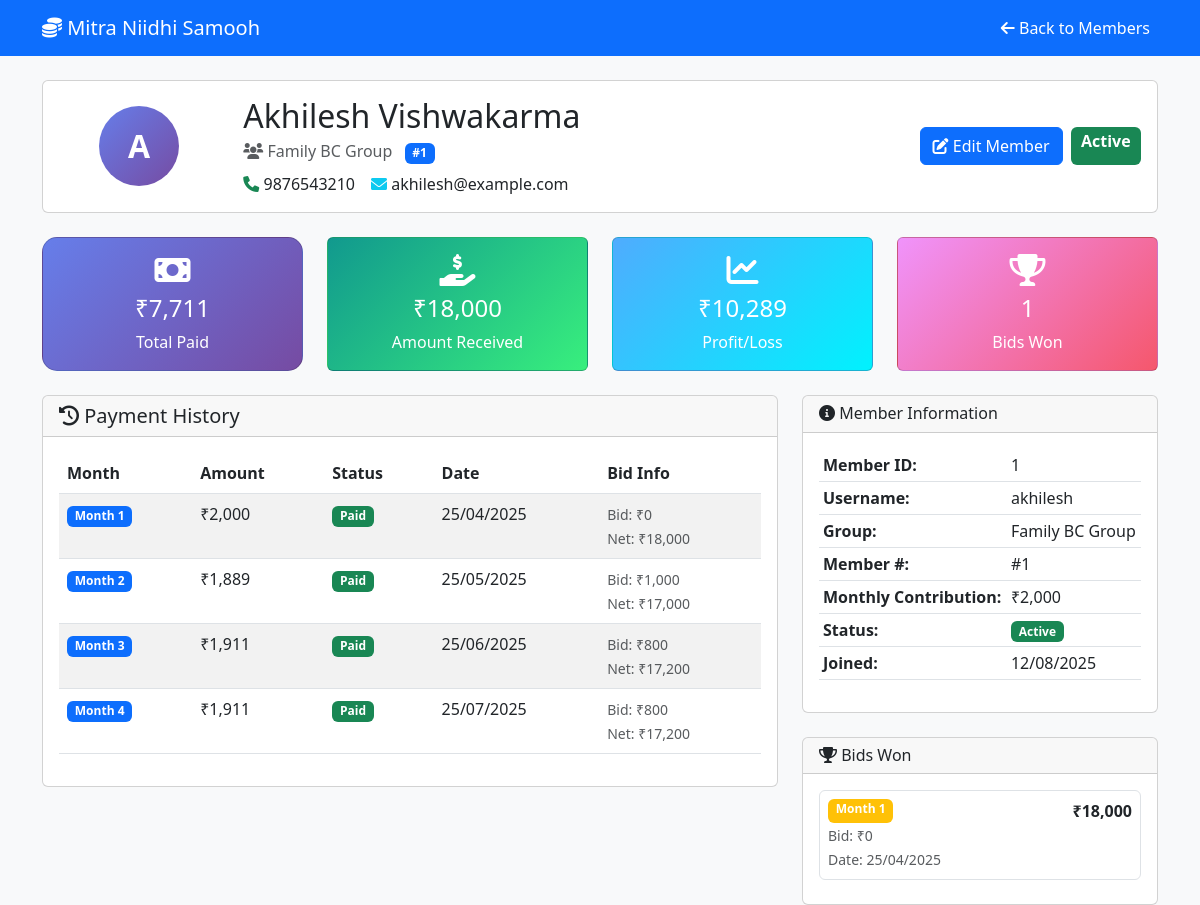
The app's page /admin_member_details.php?id=1 (signed in) with its own data.
### tables this page shows
CREATE TABLE member_summary (
    id INT AUTO_INCREMENT PRIMARY KEY,
    group_id INT NOT NULL,
    member_id INT NOT NULL,
    total_paid DECIMAL(10,2) DEFAULT 0,
    given_amount DECIMAL(10,2) DEFAULT 0,
    profit DECIMAL(10,2) DEFAULT 0,
    FOREIGN KEY (group_id) REFERENCES bc_groups(id) ON DELETE CASCADE,
    FOREIGN KEY (member_id) REFERENCES members(id) ON DELETE CASCADE,
    UNIQUE KEY unique_summary_per_member (group_id, member_id)
);

CREATE TABLE members (
    id INT AUTO_INCREMENT PRIMARY KEY,
    group_id INT NOT NULL,
    member_name VARCHAR(100) NOT NULL,
    member_number INT NOT NULL,
    username VARCHAR(50),
    password VARCHAR(255),
    phone VARCHAR(15),
    email VARCHAR(100),
    status ENUM('active', 'inactive') DEFAULT 'active',
    created_at TIMESTAMP DEFAULT CURRENT_TIMESTAMP,
    FOREIGN KEY (group_id) REFERENCES bc_groups(id) ON DELETE CASCADE,
    UNIQUE KEY unique_member_per_group (group_id, member_number),
    UNIQUE KEY unique_username (username)
);

CREATE TABLE bc_groups (
    id INT AUTO_INCREMENT PRIMARY KEY,
    group_name VARCHAR(100) NOT NULL,
    total_members INT NOT NULL,
    monthly_contribution DECIMAL(10,2) NOT NULL,
    total_monthly_collection DECIMAL(10,2) NOT NULL,
    start_date DATE NOT NULL,
    status ENUM('active', 'completed') DEFAULT 'active',
    created_at TIMESTAMP DEFAULT CURRENT_TIMESTAMP
);

CREATE TABLE member_payments (
    id INT AUTO_INCREMENT PRIMARY KEY,
    group_id INT NOT NULL,
    member_id INT NOT NULL,
    month_number INT NOT NULL,
    payment_amount DECIMAL(10,2) NOT NULL,
    payment_status ENUM('paid', 'pending') DEFAULT 'pending',
    payment_date DATE,
    FOREIGN KEY (group_id) REFERENCES bc_groups(id) ON DELETE CASCADE,
    FOREIGN KEY (member_id) REFERENCES members(id) ON DELETE CASCADE,
    UNIQUE KEY unique_payment_per_member_month (group_id, member_id, month_number)
);

CREATE TABLE monthly_bids (
    id INT AUTO_INCREMENT PRIMARY KEY,
    group_id INT NOT NULL,
    month_number INT NOT NULL,
    taken_by_member_id INT,
    is_bid ENUM('Yes', 'No') DEFAULT 'No',
    bid_amount DECIMAL(10,2) DEFAULT 0,
    net_payable DECIMAL(10,2) DEFAULT 0,
    gain_per_member DECIMAL(10,2) DEFAULT 0,
    payment_date DATE,
    FOREIGN KEY (group_id) REFERENCES bc_groups(id) ON DELETE CASCADE,
    FOREIGN KEY (taken_by_member_id) REFERENCES members(id) ON DELETE SET NULL,
    UNIQUE KEY unique_month_per_group (group_id, month_number)
);

### config.php (called while the page is built, shortened)
<?php
function formatCurrency($amount) {
    return '₹' . number_format($amount, 0);
}
function formatDate($date) {
    return date('d/m/Y', strtotime($date));
}
?>

### admin_member_details.php (the view, shortened to what this page needs)
<?php
require_once 'config.php';
$memberId = (int)($_GET['id'] ?? 0);
$pdo = getDB();
$stmt = $pdo->prepare("
    SELECT m.*, g.group_name, g.monthly_contribution, g.total_members, g.status as group_status,
           ms.total_paid, ms.given_amount, ms.profit
    FROM members m
    JOIN bc_groups g ON m.group_id = g.id
    LEFT JOIN member_summary ms ON m.id = ms.member_id
    WHERE m.id = ?
");
$stmt->execute([$memberId]);
$member = $stmt->fetch();
$stmt = $pdo->prepare("
    SELECT mp.*, mb.month_number, mb.bid_amount, mb.net_payable
    FROM member_payments mp
    LEFT JOIN monthly_bids mb ON mp.group_id = mb.group_id AND mp.month_number = mb.month_number
    WHERE mp.member_id = ?
    ORDER BY mp.month_number
");
$stmt->execute([$memberId]);
$payments = $stmt->fetchAll();
$stmt = $pdo->prepare("
    SELECT mb.*, m.member_name as winner_name
    FROM monthly_bids mb
    JOIN members m ON mb.taken_by_member_id = m.id
    WHERE mb.taken_by_member_id = ?
    ORDER BY mb.month_number
");
$stmt->execute([$memberId]);
$bidsWon = $stmt->fetchAll();
$bidsWonCount = count($bidsWon);
?>
<!DOCTYPE html>
<html lang="en">
<head>
    <link href="https://cdn.jsdelivr.net/npm/bootstrap@5.3.0/dist/css/bootstrap.min.css" rel="stylesheet">
    <link href="https://cdnjs.cloudflare.com/ajax/libs/font-awesome/6.0.0/css/all.min.css" rel="stylesheet">
</head>
<body class="bg-light">
    <nav class="navbar navbar-expand-lg navbar-dark bg-primary">
        <div class="container">
            <a class="navbar-brand" href="index.php">
                <i class="fas fa-coins"></i> <?= APP_NAME ?>
            </a>
            <div class="navbar-nav ms-auto">
                <a class="nav-link text-white" href="admin_members.php">
                    <i class="fas fa-arrow-left"></i> Back to Members
                </a>
            </div>
        </div>
    </nav>
    <div class="container mt-4">
        <div class="card mb-4">
            <div class="card-body">
                <div class="row align-items-center">
                    <div class="col-md-2 text-center">
                        <div class="member-avatar mx-auto">
                            <?= strtoupper(substr($member['member_name'], 0, 1)) ?>
                        </div>
                    </div>
                    <div class="col-md-6">
                        <h2 class="mb-1"><?= htmlspecialchars($member['member_name']) ?></h2>
                        <p class="text-muted mb-2">
                            <i class="fas fa-users"></i> <?= htmlspecialchars($member['group_name']) ?>
                            <span class="badge bg-primary ms-2">#<?= $member['member_number'] ?></span>
                        </p>
                        <div class="d-flex gap-3">
                            <?php if ($member['phone']): ?>
                                <span><i class="fas fa-phone text-success"></i> <?= htmlspecialchars($member['phone']) ?></span>
                            <?php endif; ?>
                            <?php if ($member['email']): ?>
                                <span><i class="fas fa-envelope text-info"></i> <?= htmlspecialchars($member['email']) ?></span>
                            <?php endif; ?>
                        </div>
                    </div>
                    <div class="col-md-4 text-end">
                        <div class="d-flex gap-2 justify-content-end">
                            <a href="admin_edit_member.php?id=<?= $member['id'] ?>" class="btn btn-primary">
                                <i class="fas fa-edit"></i> Edit Member
                            </a>
                            <span class="badge bg-<?= $member['status'] === 'active' ? 'success' : 'secondary' ?> fs-6">
                                <?= ucfirst($member['status']) ?>
                            </span>
                        </div>
                    </div>
                </div>
            </div>
        </div>
        <div class="row mb-4">
            <div class="col-md-3">
                <div class="card stat-card">
                    <div class="card-body text-center">
                        <i class="fas fa-money-bill fa-2x mb-2"></i>
                        <h4><?= formatCurrency($member['total_paid'] ?: 0) ?></h4>
                        <p class="mb-0">Total Paid</p>
                    </div>
                </div>
            </div>
            <div class="col-md-3">
                <div class="card stat-card-success">
                    <div class="card-body text-center text-white">
                        <i class="fas fa-hand-holding-usd fa-2x mb-2"></i>
                        <h4><?= formatCurrency($member['given_amount'] ?: 0) ?></h4>
                        <p class="mb-0">Amount Received</p>
                    </div>
                </div>
            </div>
            <div class="col-md-3">
                <div class="card stat-card-<?= ($member['profit'] ?: 0) >= 0 ? 'info' : 'warning' ?>">
                    <div class="card-body text-center text-white">
                        <i class="fas fa-chart-line fa-2x mb-2"></i>
                        <h4><?= formatCurrency($member['profit'] ?: 0) ?></h4>
                        <p class="mb-0">Profit/Loss</p>
                    </div>
                </div>
            </div>
            <div class="col-md-3">
                <div class="card stat-card-warning">
                    <div class="card-body text-center text-white">
                        <i class="fas fa-trophy fa-2x mb-2"></i>
                        <h4><?= $bidsWonCount ?></h4>
                        <p class="mb-0">Bids Won</p>
                    </div>
                </div>
            </div>
        </div>
        <div class="row">
            <div class="col-md-8">
                <div class="card">
                    <div class="card-header">
                        <h5 class="mb-0">
                            <i class="fas fa-history"></i> Payment History
                        </h5>
                    </div>
                    <div class="card-body">
                        <?php if (!empty($payments)): ?>
                            <div class="table-responsive">
                                <table class="table table-striped">
                                    <thead>
                                        <tr>
                                            <th>Month</th>
                                            <th>Amount</th>
                                            <th>Status</th>
                                            <th>Date</th>
                                            <th>Bid Info</th>
                                        </tr>
                                    </thead>
                                    <tbody>
                                        <?php foreach ($payments as $payment): ?>
                                            <tr>
                                                <td>
                                                    <span class="badge bg-primary">Month <?= $payment['month_number'] ?></span>
                                                </td>
                                                <td><?= formatCurrency($payment['payment_amount']) ?></td>
                                                <td>
                                                    <span class="badge bg-<?= $payment['payment_status'] === 'paid' ? 'success' : 'warning' ?>">
                                                        <?= ucfirst($payment['payment_status']) ?>
                                                    </span>
                                                </td>
                                                <td>
                                                    <?= $payment['payment_date'] ? formatDate($payment['payment_date']) : '-' ?>
                                                </td>
                                                <td>
                                                    <?php if ($payment['bid_amount']): ?>
                                                        <small class="text-muted">
                                                            Bid: <?= formatCurrency($payment['bid_amount']) ?><br>
                                                            Net: <?= formatCurrency($payment['net_payable']) ?>
                                                        </small>
                                                    <?php else: ?>
                                                        <span class="text-muted">-</span>
                                                    <?php endif; ?>
                                                </td>
                                            </tr>
                                        <?php endforeach; ?>
                                    </tbody>
                                </table>
                            </div>
                        <?php endif; ?>
                    </div>
                </div>
            </div>
            <div class="col-md-4">
                <div class="card mb-4">
                    <div class="card-header">
                        <h6 class="mb-0">
                            <i class="fas fa-info-circle"></i> Member Information
                        </h6>
                    </div>
                    <div class="card-body">
                        <table class="table table-sm">
                            <tr>
                                <td><strong>Member ID:</strong></td>
                                <td><?= $member['id'] ?></td>
                            </tr>
                            <tr>
                                <td><strong>Username:</strong></td>
                                <td><?= htmlspecialchars($member['username'] ?: 'Not Set') ?></td>
                            </tr>
                            <tr>
                                <td><strong>Group:</strong></td>
                                <td><?= htmlspecialchars($member['group_name']) ?></td>
                            </tr>
                            <tr>
                                <td><strong>Member #:</strong></td>
                                <td>#<?= $member['member_number'] ?></td>
                            </tr>
                            <tr>
                                <td><strong>Monthly Contribution:</strong></td>
                                <td><?= formatCurrency($member['monthly_contribution']) ?></td>
                            </tr>
                            <tr>
                                <td><strong>Status:</strong></td>
                                <td>
                                    <span class="badge bg-<?= $member['status'] === 'active' ? 'success' : 'secondary' ?>">
                                        <?= ucfirst($member['status']) ?>
                                    </span>
                                </td>
                            </tr>
                            <tr>
                                <td><strong>Joined:</strong></td>
                                <td><?= formatDate($member['created_at']) ?></td>
                            </tr>
                        </table>
                    </div>
                </div>
                <div class="card">
                    <div class="card-header">
                        <h6 class="mb-0">
                            <i class="fas fa-trophy"></i> Bids Won
                        </h6>
                    </div>
                    <div class="card-body">
                        <?php if (!empty($bidsWon)): ?>
                            <?php foreach ($bidsWon as $bid): ?>
                                <div class="border rounded p-2 mb-2">
                                    <div class="d-flex justify-content-between">
                                        <span class="badge bg-warning">Month <?= $bid['month_number'] ?></span>
                                        <strong><?= formatCurrency($bid['net_payable']) ?></strong>
                                    </div>
                                    <small class="text-muted">
                                        Bid: <?= formatCurrency($bid['bid_amount']) ?><br>
                                        Date: <?= formatDate($bid['payment_date']) ?>
                                    </small>
                                </div>
                            <?php endforeach; ?>
                        <?php endif; ?>
                    </div>
                </div>
            </div>
        </div>
    </div>
</body>
</html>

### admin_member_details.php (style rules this page uses)
.member-avatar { width: 80px; height: 80px; border-radius: 50%; background: linear-gradient(135deg, #667eea 0%, #764ba2 100%); display: flex; align-items: center; justify-content: center; color: white; font-weight: bold; font-size: 2rem; }
.stat-card { background: linear-gradient(135deg, #667eea 0%, #764ba2 100%); color: white; border-radius: 15px; }
.stat-card-success { background: linear-gradient(135deg, #11998e 0%, #38ef7d 100%); }
.stat-card-warning { background: linear-gradient(135deg, #f093fb 0%, #f5576c 100%); }
.stat-card-info { background: linear-gradient(135deg, #4facfe 0%, #00f2fe 100%); }

### records on screen
member_summary: member.member_name "A", member.member_name "Akhilesh Vishwakarma", group.group_name "Family BC Group", member.member_number "1", member.phone "9876543210", member.email "akhilesh@example.com", member.status "Active", total_paid "₹7,711", given_amount "₹18,000", profit "₹10,289", member "1", member.username "akhilesh", group.monthly_contribution "₹2,000", member.created_at "12/08/2025"
member_payments: monthly_bids.month_number "1", payment_amount "₹2,000", payment_status "Paid", payment_date "25/04/2025", monthly_bids.bid_amount "₹0", monthly_bids.net_payable "₹18,000"
member_payments: monthly_bids.month_number "2", payment_amount "₹1,889", payment_status "Paid", payment_date "25/05/2025", monthly_bids.bid_amount "₹1,000", monthly_bids.net_payable "₹17,000"
member_payments: monthly_bids.month_number "3", payment_amount "₹1,911", payment_status "Paid", payment_date "25/06/2025", monthly_bids.bid_amount "₹800", monthly_bids.net_payable "₹17,200"
member_payments: monthly_bids.month_number "4", payment_amount "₹1,911", payment_status "Paid", payment_date "25/07/2025", monthly_bids.bid_amount "₹800", monthly_bids.net_payable "₹17,200"
monthly_bids: month_number "1", net_payable "₹18,000", bid_amount "₹0", payment_date "25/04/2025"

### other values on screen
APP_NAME "Mitra Niidhi Samooh"
$bidsWonCount "1"
